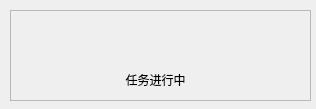
<?xml version="1.0" encoding="UTF-8"?>
<ui version="4.0">
 <class>loadingWidget</class>
 <widget class="QDialog" name="loadingWidget">
  <property name="geometry">
   <rect>
    <x>0</x>
    <y>0</y>
    <width>316</width>
    <height>109</height>
   </rect>
  </property>
  <property name="windowTitle">
   <string>Dialog</string>
  </property>
  <widget class="QFrame" name="frame">
   <property name="geometry">
    <rect>
     <x>10</x>
     <y>10</y>
     <width>301</width>
     <height>91</height>
    </rect>
   </property>
   <property name="frameShape">
    <enum>QFrame::StyledPanel</enum>
   </property>
   <property name="frameShadow">
    <enum>QFrame::Raised</enum>
   </property>
   <widget class="QLabel" name="label">
    <property name="geometry">
     <rect>
      <x>0</x>
      <y>60</y>
      <width>291</width>
      <height>20</height>
     </rect>
    </property>
    <property name="sizePolicy">
     <sizepolicy hsizetype="Fixed" vsizetype="Fixed">
      <horstretch>0</horstretch>
      <verstretch>0</verstretch>
     </sizepolicy>
    </property>
    <property name="text">
     <string>任务进行中</string>
    </property>
    <property name="scaledContents">
     <bool>true</bool>
    </property>
    <property name="alignment">
     <set>Qt::AlignCenter</set>
    </property>
    <property name="wordWrap">
     <bool>true</bool>
    </property>
    <property name="margin">
     <number>0</number>
    </property>
   </widget>
   <widget class="QLabel" name="loadingLbl">
    <property name="geometry">
     <rect>
      <x>120</x>
      <y>3</y>
      <width>54</width>
      <height>55</height>
     </rect>
    </property>
    <property name="text">
     <string/>
    </property>
   </widget>
  </widget>
 </widget>
 <resources/>
 <connections/>
</ui>
